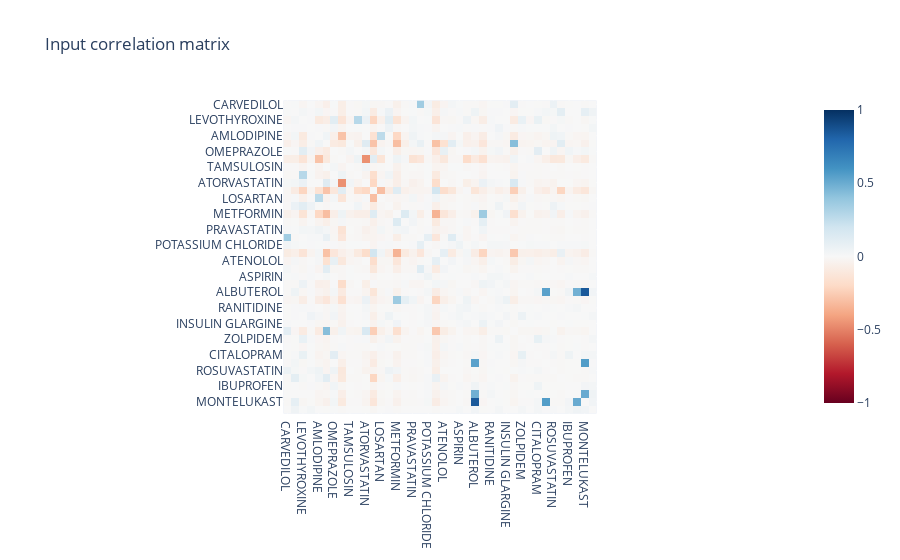
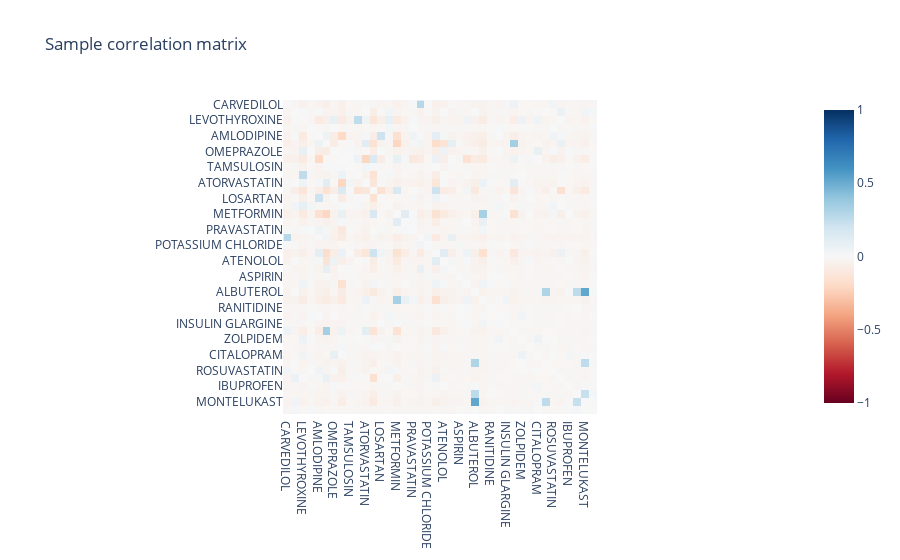
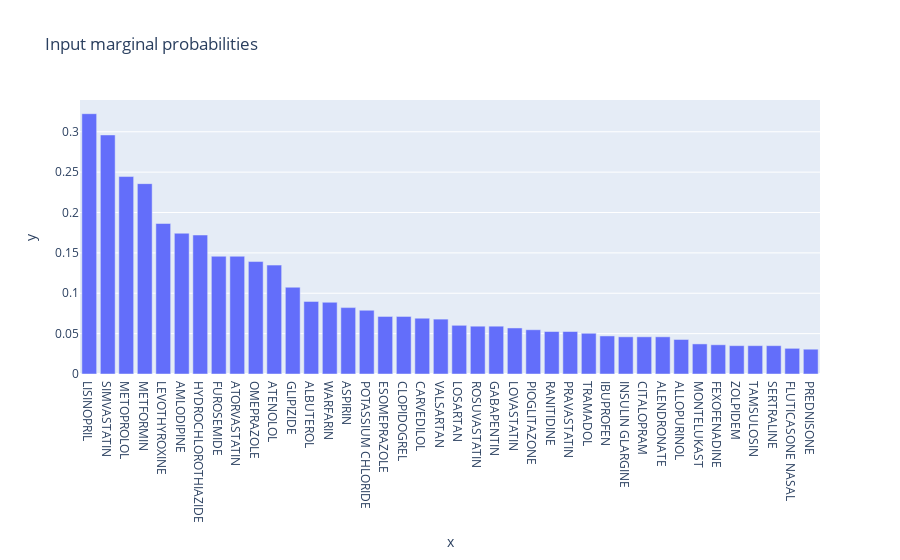
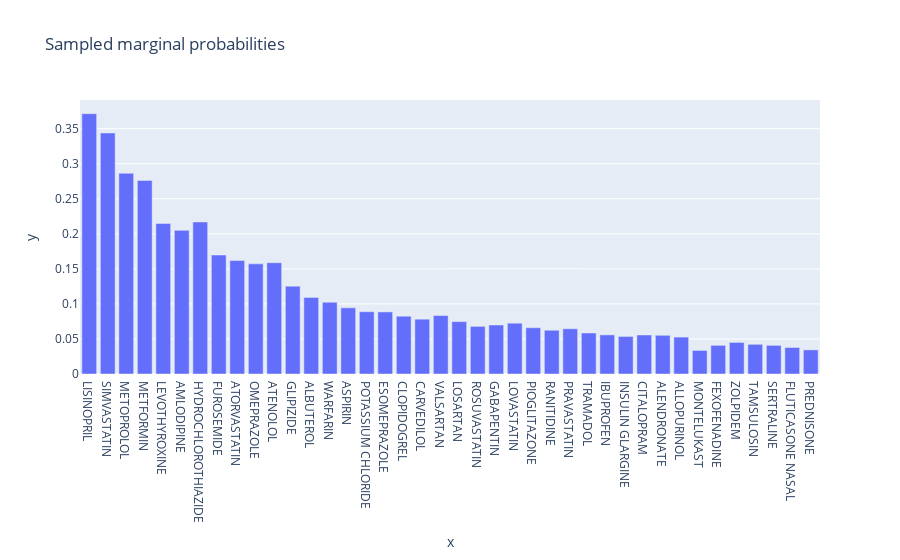

Write notebook code for charts like these, in order.
### Code cell
feature_probs = np.loadtxt('feat_probs_smoother.csv', delimiter=',')

nsamples = 1000000
sample_2, _ = generate_multivariate_binary(40, nsamples, feature_probs, correlation_matrix, (3, 6))
visualize(sample_2)

### Figure 1 — Plotly figure (JSON) as saved in the notebook; plotly's stock layout.template omitted (floating-point values rounded to 4 significant figures; data arrays with more than 128 entries replaced by an {"elided": "..."} marker saying what was removed)
{"data": [{"coloraxis": "coloraxis", "hovertemplate": "x: %{x}<br>y: %{y}<br>color: %{z}<extra></extra>", "name": "0", "type": "heatmap", "x": ["CARVEDILOL", "ESOMEPRAZOLE", "LEVOTHYROXINE", "TRAMADOL", "AMLODIPINE", "METOPROLOL", "OMEPRAZOLE", "SIMVASTATIN", "TAMSULOSIN", "ALENDRONATE", "ATORVASTATIN", "LISINOPRIL", "LOSARTAN", "SERTRALINE", "METFORMIN", "PIOGLITAZONE", "PRAVASTATIN", "FUROSEMIDE", "POTASSIUM CHLORIDE", "HYDROCHLOROTHIAZIDE", "ATENOLOL", "WARFARIN", "ASPIRIN", "LOVASTATIN", "ALBUTEROL", "GLIPIZIDE", "RANITIDINE", "GABAPENTIN", "INSULIN GLARGINE", "CLOPIDOGREL", "ZOLPIDEM", "ALLOPURINOL", "CITALOPRAM", "PREDNISONE", "ROSUVASTATIN", "VALSARTAN", "IBUPROFEN", "FEXOFENADINE", "MONTELUKAST", "FLUTICASONE NASAL"], "xaxis": "x", "y": ["CARVEDILOL", "ESOMEPRAZOLE", "LEVOTHYROXINE", "TRAMADOL", "AMLODIPINE", "METOPROLOL", "OMEPRAZOLE", "SIMVASTATIN", "TAMSULOSIN", "ALENDRONATE", "ATORVASTATIN", "LISINOPRIL", "LOSARTAN", "SERTRALINE", "METFORMIN", "PIOGLITAZONE", "PRAVASTATIN", "FUROSEMIDE", "POTASSIUM CHLORIDE", "HYDROCHLOROTHIAZIDE", "ATENOLOL", "WARFARIN", "ASPIRIN", "LOVASTATIN", "ALBUTEROL", "GLIPIZIDE", "RANITIDINE", "GABAPENTIN", "INSULIN GLARGINE", "CLOPIDOGREL", "ZOLPIDEM", "ALLOPURINOL", "CITALOPRAM", "PREDNISONE", "ROSUVASTATIN", "VALSARTAN", "IBUPROFEN", "FEXOFENADINE", "MONTELUKAST", "FLUTICASONE NASAL"], "yaxis": "y", "z": {"elided": "40x40 float values"}}], "layout": {"coloraxis": {"cmax": 1, "cmin": -1, "colorscale": [[0, "rgb(103,0,31)"], [0.1, "rgb(178,24,43)"], [0.2, "rgb(214,96,77)"], [0.3, "rgb(244,165,130)"], [0.4, "rgb(253,219,199)"], [0.5, "rgb(247,247,247)"], [0.6, "rgb(209,229,240)"], [0.7, "rgb(146,197,222)"], [0.8, "rgb(67,147,195)"], [0.9, "rgb(33,102,172)"], [1, "rgb(5,48,97)"]]}, "title": {"text": "Input correlation matrix"}, "xaxis": {"anchor": "y", "constrain": "domain", "domain": [0, 1], "scaleanchor": "y"}, "yaxis": {"anchor": "x", "autorange": "reversed", "constrain": "domain", "domain": [0, 1]}}}

### Figure 2 — Plotly figure (JSON) as saved in the notebook; plotly's stock layout.template omitted (floating-point values rounded to 4 significant figures; data arrays with more than 128 entries replaced by an {"elided": "..."} marker saying what was removed)
{"data": [{"coloraxis": "coloraxis", "hovertemplate": "x: %{x}<br>y: %{y}<br>color: %{z}<extra></extra>", "name": "0", "type": "heatmap", "x": ["CARVEDILOL", "ESOMEPRAZOLE", "LEVOTHYROXINE", "TRAMADOL", "AMLODIPINE", "METOPROLOL", "OMEPRAZOLE", "SIMVASTATIN", "TAMSULOSIN", "ALENDRONATE", "ATORVASTATIN", "LISINOPRIL", "LOSARTAN", "SERTRALINE", "METFORMIN", "PIOGLITAZONE", "PRAVASTATIN", "FUROSEMIDE", "POTASSIUM CHLORIDE", "HYDROCHLOROTHIAZIDE", "ATENOLOL", "WARFARIN", "ASPIRIN", "LOVASTATIN", "ALBUTEROL", "GLIPIZIDE", "RANITIDINE", "GABAPENTIN", "INSULIN GLARGINE", "CLOPIDOGREL", "ZOLPIDEM", "ALLOPURINOL", "CITALOPRAM", "PREDNISONE", "ROSUVASTATIN", "VALSARTAN", "IBUPROFEN", "FEXOFENADINE", "MONTELUKAST", "FLUTICASONE NASAL"], "xaxis": "x", "y": ["CARVEDILOL", "ESOMEPRAZOLE", "LEVOTHYROXINE", "TRAMADOL", "AMLODIPINE", "METOPROLOL", "OMEPRAZOLE", "SIMVASTATIN", "TAMSULOSIN", "ALENDRONATE", "ATORVASTATIN", "LISINOPRIL", "LOSARTAN", "SERTRALINE", "METFORMIN", "PIOGLITAZONE", "PRAVASTATIN", "FUROSEMIDE", "POTASSIUM CHLORIDE", "HYDROCHLOROTHIAZIDE", "ATENOLOL", "WARFARIN", "ASPIRIN", "LOVASTATIN", "ALBUTEROL", "GLIPIZIDE", "RANITIDINE", "GABAPENTIN", "INSULIN GLARGINE", "CLOPIDOGREL", "ZOLPIDEM", "ALLOPURINOL", "CITALOPRAM", "PREDNISONE", "ROSUVASTATIN", "VALSARTAN", "IBUPROFEN", "FEXOFENADINE", "MONTELUKAST", "FLUTICASONE NASAL"], "yaxis": "y", "z": {"elided": "40x40 float values"}}], "layout": {"coloraxis": {"cmax": 1, "cmin": -1, "colorscale": [[0, "rgb(103,0,31)"], [0.1, "rgb(178,24,43)"], [0.2, "rgb(214,96,77)"], [0.3, "rgb(244,165,130)"], [0.4, "rgb(253,219,199)"], [0.5, "rgb(247,247,247)"], [0.6, "rgb(209,229,240)"], [0.7, "rgb(146,197,222)"], [0.8, "rgb(67,147,195)"], [0.9, "rgb(33,102,172)"], [1, "rgb(5,48,97)"]]}, "title": {"text": "Sample correlation matrix"}, "xaxis": {"anchor": "y", "constrain": "domain", "domain": [0, 1], "scaleanchor": "y"}, "yaxis": {"anchor": "x", "autorange": "reversed", "constrain": "domain", "domain": [0, 1]}}}

### Figure 3 — Plotly figure (JSON) as saved in the notebook; plotly's stock layout.template omitted (floating-point values rounded to 4 significant figures)
{"data": [{"hovertemplate": "x=%{x}<br>y=%{y}<extra></extra>", "legendgroup": "", "marker": {"color": "#636efa", "pattern": {"shape": ""}}, "name": "", "orientation": "v", "showlegend": false, "textposition": "auto", "type": "bar", "x": ["LISINOPRIL", "SIMVASTATIN", "METOPROLOL", "METFORMIN", "LEVOTHYROXINE", "AMLODIPINE", "HYDROCHLOROTHIAZIDE", "FUROSEMIDE", "ATORVASTATIN", "OMEPRAZOLE", "ATENOLOL", "GLIPIZIDE", "ALBUTEROL", "WARFARIN", "ASPIRIN", "POTASSIUM CHLORIDE", "ESOMEPRAZOLE", "CLOPIDOGREL", "CARVEDILOL", "VALSARTAN", "LOSARTAN", "ROSUVASTATIN", "GABAPENTIN", "LOVASTATIN", "PIOGLITAZONE", "RANITIDINE", "PRAVASTATIN", "TRAMADOL", "IBUPROFEN", "INSULIN GLARGINE", "CITALOPRAM", "ALENDRONATE", "ALLOPURINOL", "MONTELUKAST", "FEXOFENADINE", "ZOLPIDEM", "TAMSULOSIN", "SERTRALINE", "FLUTICASONE NASAL", "PREDNISONE"], "xaxis": "x", "y": [0.3224, 0.2961, 0.2445, 0.2357, 0.1864, 0.1743, 0.1721, 0.1458, 0.1458, 0.1393, 0.1349, 0.1075, 0.08991, 0.08882, 0.08224, 0.07895, 0.07127, 0.07127, 0.06908, 0.06798, 0.06031, 0.05921, 0.05921, 0.05702, 0.05482, 0.05263, 0.05263, 0.05044, 0.04715, 0.04605, 0.04605, 0.04605, 0.04276, 0.03728, 0.03618, 0.03509, 0.03509, 0.03509, 0.0318, 0.0307], "yaxis": "y"}], "layout": {"barmode": "relative", "legend": {"tracegroupgap": 0}, "title": {"text": "Input marginal probabilities"}, "xaxis": {"anchor": "y", "domain": [0, 1], "title": {"text": "x"}}, "yaxis": {"anchor": "x", "domain": [0, 1], "title": {"text": "y"}}}}

### Figure 4 — Plotly figure (JSON) as saved in the notebook; plotly's stock layout.template omitted (floating-point values rounded to 4 significant figures)
{"data": [{"hovertemplate": "x=%{x}<br>y=%{y}<extra></extra>", "legendgroup": "", "marker": {"color": "#636efa", "pattern": {"shape": ""}}, "name": "", "orientation": "v", "showlegend": false, "textposition": "auto", "type": "bar", "x": ["LISINOPRIL", "SIMVASTATIN", "METOPROLOL", "METFORMIN", "LEVOTHYROXINE", "AMLODIPINE", "HYDROCHLOROTHIAZIDE", "FUROSEMIDE", "ATORVASTATIN", "OMEPRAZOLE", "ATENOLOL", "GLIPIZIDE", "ALBUTEROL", "WARFARIN", "ASPIRIN", "POTASSIUM CHLORIDE", "ESOMEPRAZOLE", "CLOPIDOGREL", "CARVEDILOL", "VALSARTAN", "LOSARTAN", "ROSUVASTATIN", "GABAPENTIN", "LOVASTATIN", "PIOGLITAZONE", "RANITIDINE", "PRAVASTATIN", "TRAMADOL", "IBUPROFEN", "INSULIN GLARGINE", "CITALOPRAM", "ALENDRONATE", "ALLOPURINOL", "MONTELUKAST", "FEXOFENADINE", "ZOLPIDEM", "TAMSULOSIN", "SERTRALINE", "FLUTICASONE NASAL", "PREDNISONE"], "xaxis": "x", "y": [0.3714, 0.3439, 0.2864, 0.2761, 0.2148, 0.2049, 0.2169, 0.1698, 0.1619, 0.1572, 0.1588, 0.1253, 0.1093, 0.1023, 0.09436, 0.08886, 0.08857, 0.08245, 0.07822, 0.08341, 0.07475, 0.06794, 0.06992, 0.0725, 0.066, 0.06245, 0.06454, 0.05853, 0.0558, 0.05359, 0.05566, 0.05523, 0.05266, 0.03363, 0.04089, 0.04503, 0.04234, 0.04088, 0.03782, 0.0344], "yaxis": "y"}], "layout": {"barmode": "relative", "legend": {"tracegroupgap": 0}, "title": {"text": "Sampled marginal probabilities"}, "xaxis": {"anchor": "y", "categoryarray": ["LISINOPRIL", "SIMVASTATIN", "METOPROLOL", "METFORMIN", "LEVOTHYROXINE", "AMLODIPINE", "HYDROCHLOROTHIAZIDE", "FUROSEMIDE", "ATORVASTATIN", "OMEPRAZOLE", "ATENOLOL", "GLIPIZIDE", "ALBUTEROL", "WARFARIN", "ASPIRIN", "POTASSIUM CHLORIDE", "ESOMEPRAZOLE", "CLOPIDOGREL", "CARVEDILOL", "VALSARTAN", "LOSARTAN", "ROSUVASTATIN", "GABAPENTIN", "LOVASTATIN", "PIOGLITAZONE", "RANITIDINE", "PRAVASTATIN", "TRAMADOL", "IBUPROFEN", "INSULIN GLARGINE", "CITALOPRAM", "ALENDRONATE", "ALLOPURINOL", "MONTELUKAST", "FEXOFENADINE", "ZOLPIDEM", "TAMSULOSIN", "SERTRALINE", "FLUTICASONE NASAL", "PREDNISONE"], "categoryorder": "array", "domain": [0, 1], "title": {"text": "x"}}, "yaxis": {"anchor": "x", "domain": [0, 1], "title": {"text": "y"}}}}
